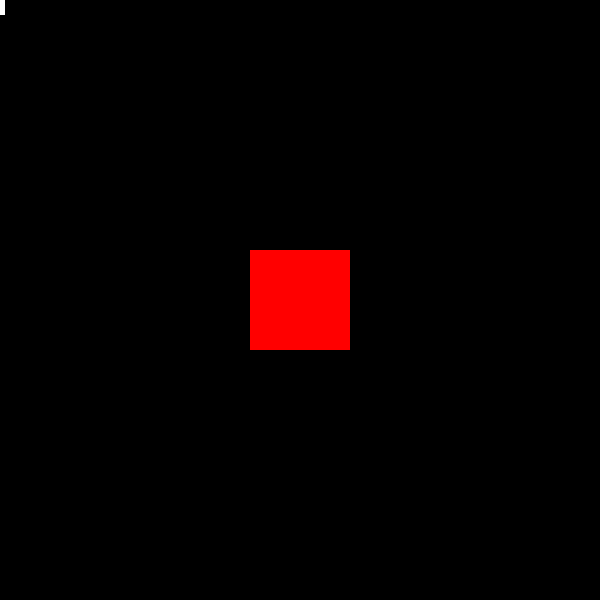
Frame 1 (no input)
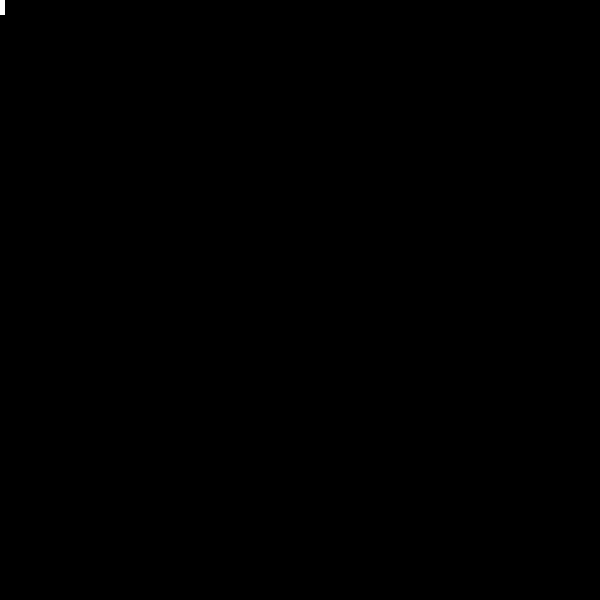
Frame 60 (the mouse pressed at the canvas centre just before this capture)
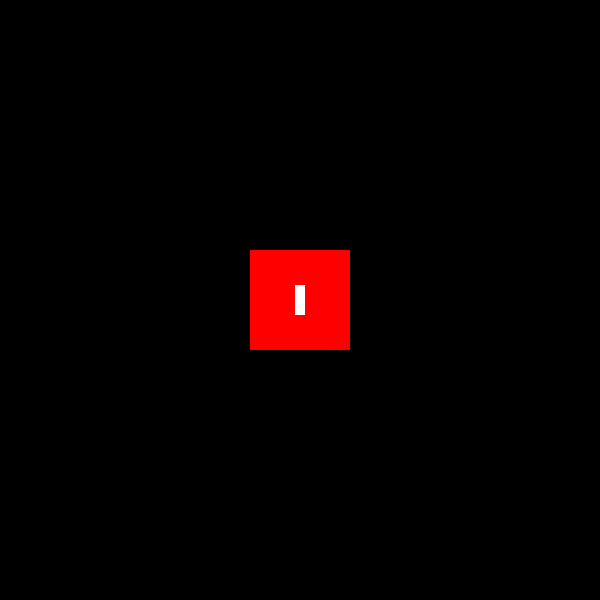
Frame 120 (the mouse held since frame 60 and released just before this capture)

The Processing sketch that drew these frames (run headless with seeded random() and noise(); from frame 60 on, the mouse is pressed at the canvas centre):

// Processing sketch: haiku6
// ── haiku6.pde
void setup()
{size(600,600);}
int x,y;

void draw(){background(0);
noStroke();rectMode(CENTER);
fill(int(random(0.1,1.9))*255, 0, 0);
  
rect(width/2,height/2,100,100);
if(mouseX>255&&mouseX<345)
x=mouseX;

if(mouseY>265&&mouseY<335)
y=mouseY;fill(255);
rect(x, y, 10, 30);}
